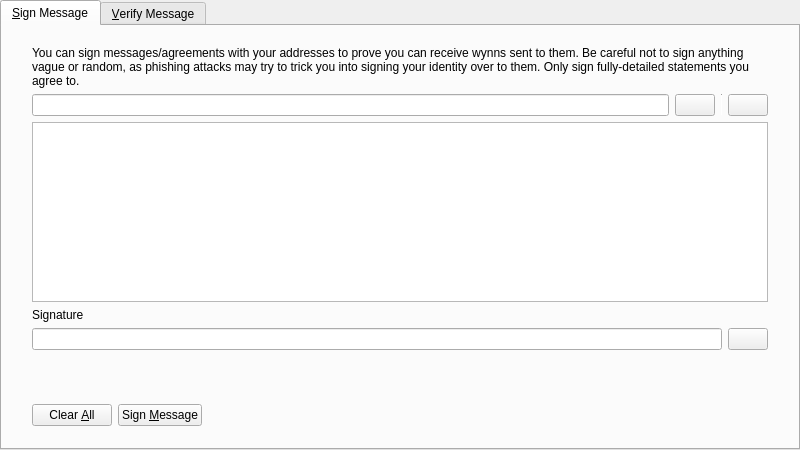
<?xml version="1.0" encoding="UTF-8"?>
<ui version="4.0">
 <class>SignVerifyMessageDialog</class>
 <widget class="QDialog" name="SignVerifyMessageDialog">
  <property name="geometry">
   <rect>
    <x>0</x>
    <y>0</y>
    <width>800</width>
    <height>450</height>
   </rect>
  </property>
  <property name="windowTitle">
   <string>Signatures - Sign / Verify a Message</string>
  </property>
  <property name="modal">
   <bool>true</bool>
  </property>
  <layout class="QVBoxLayout" name="verticalLayout">
   <property name="leftMargin">
    <number>0</number>
   </property>
   <property name="topMargin">
    <number>0</number>
   </property>
   <property name="rightMargin">
    <number>0</number>
   </property>
   <property name="bottomMargin">
    <number>0</number>
   </property>
   <item>
    <widget class="QTabWidget" name="tabWidget">
     <property name="currentIndex">
      <number>0</number>
     </property>
     <widget class="QWidget" name="tabSignMessage">
      <attribute name="title">
       <string>&amp;Sign Message</string>
      </attribute>
      <layout class="QVBoxLayout" name="verticalLayout_SM">
       <property name="leftMargin">
        <number>0</number>
       </property>
       <property name="topMargin">
        <number>0</number>
       </property>
       <property name="rightMargin">
        <number>0</number>
       </property>
       <property name="bottomMargin">
        <number>0</number>
       </property>
       <item>
        <layout class="QVBoxLayout" name="verticalLayout_3">
         <property name="leftMargin">
          <number>30</number>
         </property>
         <property name="topMargin">
          <number>20</number>
         </property>
         <property name="rightMargin">
          <number>30</number>
         </property>
         <property name="bottomMargin">
          <number>20</number>
         </property>
         <item>
          <widget class="QLabel" name="infoLabel_SM">
           <property name="text">
            <string>You can sign messages/agreements with your addresses to prove you can receive wynns sent to them. Be careful not to sign anything vague or random, as phishing attacks may try to trick you into signing your identity over to them. Only sign fully-detailed statements you agree to.</string>
           </property>
           <property name="textFormat">
            <enum>Qt::PlainText</enum>
           </property>
           <property name="wordWrap">
            <bool>true</bool>
           </property>
          </widget>
         </item>
         <item>
          <layout class="QHBoxLayout" name="horizontalLayout_1_SM">
           <property name="spacing">
            <number>6</number>
           </property>
           <item>
            <widget class="QValidatedLineEdit" name="addressIn_SM">
             <property name="toolTip">
              <string>The Wynn address to sign the message with</string>
             </property>
            </widget>
           </item>
           <item>
            <widget class="QPushButton" name="addressBookButton_SM">
             <property name="toolTip">
              <string>Choose previously used address</string>
             </property>
             <property name="text">
              <string/>
             </property>
             <property name="icon">
              <iconset resource="../bitcoin.qrc">
               <normaloff>:/icons/address-book</normaloff>:/icons/address-book</iconset>
             </property>
             <property name="shortcut">
              <string>Alt+A</string>
             </property>
             <property name="autoDefault">
              <bool>false</bool>
             </property>
            </widget>
           </item>
           <item>
            <widget class="Line" name="vLine">
             <property name="maximumSize">
              <size>
               <width>1</width>
               <height>22</height>
              </size>
             </property>
             <property name="orientation">
              <enum>Qt::Vertical</enum>
             </property>
            </widget>
           </item>
           <item>
            <widget class="QPushButton" name="pasteButton_SM">
             <property name="toolTip">
              <string>Paste address from clipboard</string>
             </property>
             <property name="text">
              <string/>
             </property>
             <property name="icon">
              <iconset resource="../bitcoin.qrc">
               <normaloff>:/icons/editpaste</normaloff>:/icons/editpaste</iconset>
             </property>
             <property name="shortcut">
              <string>Alt+P</string>
             </property>
             <property name="autoDefault">
              <bool>false</bool>
             </property>
            </widget>
           </item>
          </layout>
         </item>
         <item>
          <widget class="QPlainTextEdit" name="messageIn_SM">
           <property name="toolTip">
            <string>Enter the message you want to sign here</string>
           </property>
          </widget>
         </item>
         <item>
          <widget class="QLabel" name="signatureLabel_SM">
           <property name="text">
            <string>Signature</string>
           </property>
           <property name="textFormat">
            <enum>Qt::PlainText</enum>
           </property>
          </widget>
         </item>
         <item>
          <layout class="QHBoxLayout" name="horizontalLayout_2_SM">
           <property name="spacing">
            <number>6</number>
           </property>
           <item>
            <widget class="QLineEdit" name="signatureOut_SM">
             <property name="font">
              <font>
               <italic>true</italic>
              </font>
             </property>
             <property name="readOnly">
              <bool>true</bool>
             </property>
            </widget>
           </item>
           <item>
            <widget class="QPushButton" name="copySignatureButton_SM">
             <property name="toolTip">
              <string>Copy the current signature to the system clipboard</string>
             </property>
             <property name="text">
              <string/>
             </property>
             <property name="icon">
              <iconset resource="../bitcoin.qrc">
               <normaloff>:/icons/editcopy</normaloff>:/icons/editcopy</iconset>
             </property>
             <property name="autoDefault">
              <bool>false</bool>
             </property>
            </widget>
           </item>
          </layout>
         </item>
        </layout>
       </item>
       <item>
        <widget class="QWidget" name="buttonsContainerWhite" native="true">
         <layout class="QHBoxLayout" name="horizontalLayout">
          <property name="leftMargin">
           <number>30</number>
          </property>
          <property name="topMargin">
           <number>15</number>
          </property>
          <property name="rightMargin">
           <number>30</number>
          </property>
          <item>
           <widget class="QPushButton" name="clearButton_SM">
            <property name="toolTip">
             <string>Reset all sign message fields</string>
            </property>
            <property name="text">
             <string>Clear &amp;All</string>
            </property>
            <property name="icon">
             <iconset resource="../bitcoin.qrc">
              <normaloff>:/icons/remove</normaloff>:/icons/remove</iconset>
            </property>
            <property name="autoDefault">
             <bool>false</bool>
            </property>
           </widget>
          </item>
          <item>
           <widget class="QPushButton" name="signMessageButton_SM">
            <property name="toolTip">
             <string>Sign the message to prove you own this Wynn address</string>
            </property>
            <property name="text">
             <string>Sign &amp;Message</string>
            </property>
            <property name="icon">
             <iconset resource="../bitcoin.qrc">
              <normaloff>:/icons/edit</normaloff>:/icons/edit</iconset>
            </property>
            <property name="autoDefault">
             <bool>false</bool>
            </property>
           </widget>
          </item>
          <item>
           <spacer name="horizontalSpacer_1_SM">
            <property name="orientation">
             <enum>Qt::Horizontal</enum>
            </property>
            <property name="sizeHint" stdset="0">
             <size>
              <width>40</width>
              <height>48</height>
             </size>
            </property>
           </spacer>
          </item>
          <item>
           <widget class="QLabel" name="statusLabel_SM">
            <property name="font">
             <font>
              <weight>75</weight>
              <bold>true</bold>
             </font>
            </property>
            <property name="text">
             <string/>
            </property>
            <property name="wordWrap">
             <bool>true</bool>
            </property>
           </widget>
          </item>
          <item>
           <spacer name="horizontalSpacer_2_SM">
            <property name="orientation">
             <enum>Qt::Horizontal</enum>
            </property>
            <property name="sizeHint" stdset="0">
             <size>
              <width>40</width>
              <height>48</height>
             </size>
            </property>
           </spacer>
          </item>
         </layout>
        </widget>
       </item>
      </layout>
     </widget>
     <widget class="QWidget" name="tabVerifyMessage">
      <attribute name="title">
       <string>&amp;Verify Message</string>
      </attribute>
      <layout class="QVBoxLayout" name="verticalLayout_VM">
       <property name="leftMargin">
        <number>0</number>
       </property>
       <property name="topMargin">
        <number>0</number>
       </property>
       <property name="rightMargin">
        <number>0</number>
       </property>
       <property name="bottomMargin">
        <number>0</number>
       </property>
       <item>
        <layout class="QVBoxLayout" name="verticalLayout_2">
         <property name="leftMargin">
          <number>30</number>
         </property>
         <property name="topMargin">
          <number>20</number>
         </property>
         <property name="rightMargin">
          <number>30</number>
         </property>
         <property name="bottomMargin">
          <number>20</number>
         </property>
         <item>
          <widget class="QLabel" name="infoLabel_VM">
           <property name="text">
            <string>Enter the receiver's address, message (ensure you copy line breaks, spaces, tabs, etc. exactly) and signature below to verify the message. Be careful not to read more into the signature than what is in the signed message itself, to avoid being tricked by a man-in-the-middle attack. Note that this only proves the signing party receives with the address, it cannot prove sendership of any transaction!</string>
           </property>
           <property name="textFormat">
            <enum>Qt::PlainText</enum>
           </property>
           <property name="alignment">
            <set>Qt::AlignLeading|Qt::AlignLeft|Qt::AlignTop</set>
           </property>
           <property name="wordWrap">
            <bool>true</bool>
           </property>
          </widget>
         </item>
         <item>
          <layout class="QHBoxLayout" name="horizontalLayout_1_VM">
           <property name="spacing">
            <number>6</number>
           </property>
           <item>
            <widget class="QValidatedLineEdit" name="addressIn_VM">
             <property name="toolTip">
              <string>The Wynn address the message was signed with</string>
             </property>
            </widget>
           </item>
           <item>
            <widget class="QPushButton" name="addressBookButton_VM">
             <property name="toolTip">
              <string>Choose previously used address</string>
             </property>
             <property name="text">
              <string/>
             </property>
             <property name="icon">
              <iconset resource="../bitcoin.qrc">
               <normaloff>:/icons/address-book</normaloff>:/icons/address-book</iconset>
             </property>
             <property name="shortcut">
              <string>Alt+A</string>
             </property>
             <property name="autoDefault">
              <bool>false</bool>
             </property>
            </widget>
           </item>
          </layout>
         </item>
         <item>
          <widget class="QPlainTextEdit" name="messageIn_VM"/>
         </item>
         <item>
          <widget class="QValidatedLineEdit" name="signatureIn_VM"/>
         </item>
        </layout>
       </item>
       <item>
        <widget class="QWidget" name="buttonsContainerWhite_" native="true">
         <layout class="QHBoxLayout" name="horizontalLayout_2">
          <property name="leftMargin">
           <number>30</number>
          </property>
          <property name="topMargin">
           <number>15</number>
          </property>
          <property name="rightMargin">
           <number>30</number>
          </property>
          <item>
           <widget class="QPushButton" name="clearButton_VM">
            <property name="toolTip">
             <string>Reset all verify message fields</string>
            </property>
            <property name="text">
             <string>Clear &amp;All</string>
            </property>
            <property name="icon">
             <iconset resource="../bitcoin.qrc">
              <normaloff>:/icons/remove</normaloff>:/icons/remove</iconset>
            </property>
            <property name="autoDefault">
             <bool>false</bool>
            </property>
           </widget>
          </item>
          <item>
           <widget class="QPushButton" name="verifyMessageButton_VM">
            <property name="toolTip">
             <string>Verify the message to ensure it was signed with the specified Wynn address</string>
            </property>
            <property name="text">
             <string>Verify &amp;Message</string>
            </property>
            <property name="icon">
             <iconset resource="../bitcoin.qrc">
              <normaloff>:/icons/transaction_0</normaloff>:/icons/transaction_0</iconset>
            </property>
            <property name="autoDefault">
             <bool>false</bool>
            </property>
           </widget>
          </item>
          <item>
           <spacer name="horizontalSpacer_1_VM">
            <property name="orientation">
             <enum>Qt::Horizontal</enum>
            </property>
            <property name="sizeHint" stdset="0">
             <size>
              <width>40</width>
              <height>48</height>
             </size>
            </property>
           </spacer>
          </item>
          <item>
           <widget class="QLabel" name="statusLabel_VM">
            <property name="font">
             <font>
              <weight>75</weight>
              <bold>true</bold>
             </font>
            </property>
            <property name="text">
             <string/>
            </property>
            <property name="wordWrap">
             <bool>true</bool>
            </property>
           </widget>
          </item>
          <item>
           <spacer name="horizontalSpacer_2_VM">
            <property name="orientation">
             <enum>Qt::Horizontal</enum>
            </property>
            <property name="sizeHint" stdset="0">
             <size>
              <width>40</width>
              <height>48</height>
             </size>
            </property>
           </spacer>
          </item>
         </layout>
        </widget>
       </item>
      </layout>
     </widget>
    </widget>
   </item>
  </layout>
 </widget>
 <customwidgets>
  <customwidget>
   <class>QValidatedLineEdit</class>
   <extends>QLineEdit</extends>
   <header>qt/qvalidatedlineedit.h</header>
  </customwidget>
 </customwidgets>
 <resources>
  <include location="../bitcoin.qrc"/>
 </resources>
 <connections/>
</ui>
